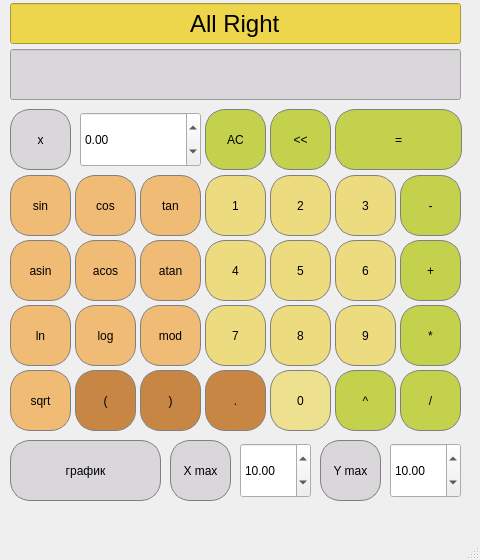
<?xml version="1.0" encoding="UTF-8"?>
<ui version="4.0">
 <class>MainWindow</class>
 <widget class="QMainWindow" name="MainWindow">
  <property name="geometry">
   <rect>
    <x>0</x>
    <y>0</y>
    <width>480</width>
    <height>560</height>
   </rect>
  </property>
  <property name="font">
   <font>
    <kerning>true</kerning>
   </font>
  </property>
  <property name="windowTitle">
   <string>MainWindow</string>
  </property>
  <property name="animated">
   <bool>true</bool>
  </property>
  <widget class="QWidget" name="centralwidget">
   <widget class="QPushButton" name="pushButton_tan">
    <property name="geometry">
     <rect>
      <x>140</x>
      <y>175</y>
      <width>61</width>
      <height>61</height>
     </rect>
    </property>
    <property name="styleSheet">
     <string notr="true">background-color: rgb(240, 187, 116);
	border: 1px solid gray;
	border-radius: 20px;
	font: 16pt &quot;.AppleSystemUIFont&quot;</string>
    </property>
    <property name="text">
     <string>tan</string>
    </property>
   </widget>
   <widget class="QPushButton" name="pushButton_0">
    <property name="geometry">
     <rect>
      <x>270</x>
      <y>370</y>
      <width>61</width>
      <height>61</height>
     </rect>
    </property>
    <property name="styleSheet">
     <string notr="true">	border: 1px solid gray;
	border-radius: 20px;
background:rgb(237, 224, 142);
	font: 16pt &quot;.AppleSystemUIFont&quot;</string>
    </property>
    <property name="text">
     <string>0</string>
    </property>
   </widget>
   <widget class="QPushButton" name="pushButton_3">
    <property name="geometry">
     <rect>
      <x>335</x>
      <y>175</y>
      <width>61</width>
      <height>61</height>
     </rect>
    </property>
    <property name="styleSheet">
     <string notr="true">	border: 1px solid gray;
	border-radius: 20px;
background:rgb(237, 219, 128);
	font: 16pt &quot;.AppleSystemUIFont&quot;</string>
    </property>
    <property name="text">
     <string>3</string>
    </property>
   </widget>
   <widget class="QLabel" name="label">
    <property name="geometry">
     <rect>
      <x>170</x>
      <y>440</y>
      <width>61</width>
      <height>61</height>
     </rect>
    </property>
    <property name="maximumSize">
     <size>
      <width>16777212</width>
      <height>16777215</height>
     </size>
    </property>
    <property name="styleSheet">
     <string notr="true">background-color: rgb(217, 215, 218);
	font: 16pt &quot;.AppleSystemUIFont&quot;;
	border: 1px solid gray;
	border-radius: 20px;

	</string>
    </property>
    <property name="text">
     <string>X max</string>
    </property>
    <property name="alignment">
     <set>Qt::AlignCenter</set>
    </property>
   </widget>
   <widget class="QLabel" name="label_3">
    <property name="geometry">
     <rect>
      <x>320</x>
      <y>440</y>
      <width>61</width>
      <height>61</height>
     </rect>
    </property>
    <property name="maximumSize">
     <size>
      <width>16777212</width>
      <height>16777215</height>
     </size>
    </property>
    <property name="styleSheet">
     <string notr="true">background-color: rgb(217, 215, 218);
	font: 16pt &quot;.AppleSystemUIFont&quot;;
	border: 1px solid gray;
	border-radius: 20px;

	</string>
    </property>
    <property name="text">
     <string>Y max</string>
    </property>
    <property name="alignment">
     <set>Qt::AlignCenter</set>
    </property>
   </widget>
   <widget class="QDoubleSpinBox" name="DSpinBox_Ymax">
    <property name="geometry">
     <rect>
      <x>390</x>
      <y>443</y>
      <width>71</width>
      <height>55</height>
     </rect>
    </property>
    <property name="styleSheet">
     <string notr="true">font: 14pt &quot;.AppleSystemUIFont&quot;</string>
    </property>
    <property name="minimum">
     <double>0.100000000000000</double>
    </property>
    <property name="maximum">
     <double>1000000.000000000000000</double>
    </property>
    <property name="value">
     <double>10.000000000000000</double>
    </property>
   </widget>
   <widget class="QPushButton" name="pushButton_div">
    <property name="geometry">
     <rect>
      <x>400</x>
      <y>370</y>
      <width>61</width>
      <height>61</height>
     </rect>
    </property>
    <property name="styleSheet">
     <string notr="true">	border: 1px solid gray;
	border-radius: 20px;
background-color: rgb(195, 209, 77);
	font: 16pt &quot;.AppleSystemUIFont&quot;</string>
    </property>
    <property name="text">
     <string>/</string>
    </property>
   </widget>
   <widget class="QPushButton" name="pushButton_mod">
    <property name="geometry">
     <rect>
      <x>140</x>
      <y>305</y>
      <width>61</width>
      <height>61</height>
     </rect>
    </property>
    <property name="styleSheet">
     <string notr="true">background-color: rgb(240, 187, 116);
	border: 1px solid gray;
	border-radius: 20px;
	font: 16pt &quot;.AppleSystemUIFont&quot;</string>
    </property>
    <property name="text">
     <string>mod</string>
    </property>
   </widget>
   <widget class="QLineEdit" name="result">
    <property name="geometry">
     <rect>
      <x>10</x>
      <y>49</y>
      <width>451</width>
      <height>51</height>
     </rect>
    </property>
    <property name="font">
     <font>
      <pointsize>18</pointsize>
     </font>
    </property>
    <property name="styleSheet">
     <string notr="true"> qproperty-alignment: 'AlignVCenter | AlignLeft';
 qproperty-wordWrap: true;
background-color: rgb(217, 215, 218);

</string>
    </property>
    <property name="text">
     <string/>
    </property>
    <property name="alignment">
     <set>Qt::AlignRight|Qt::AlignTrailing|Qt::AlignVCenter</set>
    </property>
   </widget>
   <widget class="QPushButton" name="pushButton_del">
    <property name="geometry">
     <rect>
      <x>270</x>
      <y>109</y>
      <width>61</width>
      <height>61</height>
     </rect>
    </property>
    <property name="styleSheet">
     <string notr="true">	border: 1px solid gray;
	border-radius: 20px;
background-color: rgb(195, 209, 77);
	font: 16pt &quot;.AppleSystemUIFont&quot;</string>
    </property>
    <property name="text">
     <string>&lt;&lt;</string>
    </property>
   </widget>
   <widget class="QPushButton" name="pushButton_AC">
    <property name="geometry">
     <rect>
      <x>205</x>
      <y>109</y>
      <width>61</width>
      <height>61</height>
     </rect>
    </property>
    <property name="styleSheet">
     <string notr="true">	border: 1px solid gray;
	border-radius: 20px;
background-color: rgb(195, 209, 77);
	font: 16pt &quot;.AppleSystemUIFont&quot;</string>
    </property>
    <property name="text">
     <string>AC</string>
    </property>
   </widget>
   <widget class="QPushButton" name="pushButton_log">
    <property name="geometry">
     <rect>
      <x>75</x>
      <y>305</y>
      <width>61</width>
      <height>61</height>
     </rect>
    </property>
    <property name="styleSheet">
     <string notr="true">background-color: rgb(240, 187, 116);
	border: 1px solid gray;
	border-radius: 20px;
	font: 16pt &quot;.AppleSystemUIFont&quot;</string>
    </property>
    <property name="text">
     <string>log</string>
    </property>
   </widget>
   <widget class="QPushButton" name="pushButton_ln">
    <property name="geometry">
     <rect>
      <x>10</x>
      <y>305</y>
      <width>61</width>
      <height>61</height>
     </rect>
    </property>
    <property name="styleSheet">
     <string notr="true">background-color: rgb(240, 187, 116);
	border: 1px solid gray;
	border-radius: 20px;
	font: 16pt &quot;.AppleSystemUIFont&quot;</string>
    </property>
    <property name="text">
     <string>ln</string>
    </property>
   </widget>
   <widget class="QPushButton" name="pushButton_plus">
    <property name="geometry">
     <rect>
      <x>400</x>
      <y>240</y>
      <width>61</width>
      <height>61</height>
     </rect>
    </property>
    <property name="styleSheet">
     <string notr="true">	border: 1px solid gray;
	border-radius: 20px;
background-color: rgb(195, 209, 77);
	font: 16pt &quot;.AppleSystemUIFont&quot;</string>
    </property>
    <property name="text">
     <string>+</string>
    </property>
   </widget>
   <widget class="QDoubleSpinBox" name="DSpinBox_X">
    <property name="geometry">
     <rect>
      <x>80</x>
      <y>112</y>
      <width>121</width>
      <height>55</height>
     </rect>
    </property>
    <property name="styleSheet">
     <string notr="true">font: 14pt &quot;.AppleSystemUIFont&quot;
</string>
    </property>
    <property name="minimum">
     <double>-1000000.000000000000000</double>
    </property>
    <property name="maximum">
     <double>1000000.000000000000000</double>
    </property>
   </widget>
   <widget class="QPushButton" name="pushButton_7">
    <property name="geometry">
     <rect>
      <x>205</x>
      <y>305</y>
      <width>61</width>
      <height>61</height>
     </rect>
    </property>
    <property name="styleSheet">
     <string notr="true">	border: 1px solid gray;
	border-radius: 20px;
background:rgb(237, 219, 128);
	font: 16pt &quot;.AppleSystemUIFont&quot;</string>
    </property>
    <property name="text">
     <string>7</string>
    </property>
   </widget>
   <widget class="QPushButton" name="pushButton_RBracket">
    <property name="geometry">
     <rect>
      <x>140</x>
      <y>370</y>
      <width>61</width>
      <height>61</height>
     </rect>
    </property>
    <property name="styleSheet">
     <string notr="true">background-color: rgb(199, 134, 67);
	border: 1px solid gray;
	border-radius: 20px;
	font: 16pt &quot;.AppleSystemUIFont&quot;</string>
    </property>
    <property name="text">
     <string>)</string>
    </property>
   </widget>
   <widget class="QPushButton" name="pushButton_pow">
    <property name="geometry">
     <rect>
      <x>335</x>
      <y>370</y>
      <width>61</width>
      <height>61</height>
     </rect>
    </property>
    <property name="styleSheet">
     <string notr="true">	border: 1px solid gray;
	border-radius: 20px;
background-color: rgb(195, 209, 77);
	font: 16pt &quot;.AppleSystemUIFont&quot;</string>
    </property>
    <property name="text">
     <string>^</string>
    </property>
   </widget>
   <widget class="QPushButton" name="pushButton_acos">
    <property name="geometry">
     <rect>
      <x>75</x>
      <y>240</y>
      <width>61</width>
      <height>61</height>
     </rect>
    </property>
    <property name="styleSheet">
     <string notr="true">background-color: rgb(240, 187, 116);
	border: 1px solid gray;
	border-radius: 20px;
	font: 16pt &quot;.AppleSystemUIFont&quot;</string>
    </property>
    <property name="text">
     <string>acos</string>
    </property>
   </widget>
   <widget class="QPushButton" name="pushButton_sin">
    <property name="geometry">
     <rect>
      <x>10</x>
      <y>175</y>
      <width>61</width>
      <height>61</height>
     </rect>
    </property>
    <property name="styleSheet">
     <string notr="true">background-color: rgb(240, 187, 116);
	border: 1px solid gray;
	border-radius: 20px;
	font: 16pt &quot;.AppleSystemUIFont&quot;</string>
    </property>
    <property name="text">
     <string>sin</string>
    </property>
   </widget>
   <widget class="QPushButton" name="pushButton_mult">
    <property name="geometry">
     <rect>
      <x>400</x>
      <y>305</y>
      <width>61</width>
      <height>61</height>
     </rect>
    </property>
    <property name="styleSheet">
     <string notr="true">	border: 1px solid gray;
	border-radius: 20px;
background-color: rgb(195, 209, 77);
	font: 16pt &quot;.AppleSystemUIFont&quot;</string>
    </property>
    <property name="text">
     <string>*</string>
    </property>
   </widget>
   <widget class="QPushButton" name="pushButton_1">
    <property name="geometry">
     <rect>
      <x>205</x>
      <y>175</y>
      <width>61</width>
      <height>61</height>
     </rect>
    </property>
    <property name="styleSheet">
     <string notr="true">	border: 1px solid gray;
	border-radius: 20px;
background:rgb(237, 219, 128);
	font: 16pt &quot;.AppleSystemUIFont&quot;</string>
    </property>
    <property name="text">
     <string>1</string>
    </property>
   </widget>
   <widget class="QPushButton" name="pushButton_X">
    <property name="geometry">
     <rect>
      <x>10</x>
      <y>109</y>
      <width>61</width>
      <height>61</height>
     </rect>
    </property>
    <property name="styleSheet">
     <string notr="true">	border: 1px solid gray;
font: 16pt &quot;.AppleSystemUIFont&quot;;
	border-radius: 20px;
background-color:  rgb(217, 215, 218);</string>
    </property>
    <property name="text">
     <string>x</string>
    </property>
   </widget>
   <widget class="QPushButton" name="pushButton_sqrt">
    <property name="geometry">
     <rect>
      <x>10</x>
      <y>370</y>
      <width>61</width>
      <height>61</height>
     </rect>
    </property>
    <property name="styleSheet">
     <string notr="true">background-color: rgb(240, 187, 116);
	border: 1px solid gray;
	border-radius: 20px;
	font: 16pt &quot;.AppleSystemUIFont&quot;</string>
    </property>
    <property name="text">
     <string>sqrt</string>
    </property>
   </widget>
   <widget class="QLineEdit" name="error">
    <property name="geometry">
     <rect>
      <x>10</x>
      <y>3</y>
      <width>451</width>
      <height>41</height>
     </rect>
    </property>
    <property name="font">
     <font>
      <pointsize>18</pointsize>
     </font>
    </property>
    <property name="styleSheet">
     <string notr="true">background:rgb(237, 214, 76);
</string>
    </property>
    <property name="text">
     <string>All Right</string>
    </property>
    <property name="alignment">
     <set>Qt::AlignCenter</set>
    </property>
   </widget>
   <widget class="QPushButton" name="pushButton_min">
    <property name="geometry">
     <rect>
      <x>400</x>
      <y>175</y>
      <width>61</width>
      <height>61</height>
     </rect>
    </property>
    <property name="styleSheet">
     <string notr="true">	border: 1px solid gray;
	border-radius: 20px;
background-color: rgb(195, 209, 77);
	font: 16pt &quot;.AppleSystemUIFont&quot;
</string>
    </property>
    <property name="text">
     <string>-</string>
    </property>
   </widget>
   <widget class="QPushButton" name="pushButton_equal">
    <property name="geometry">
     <rect>
      <x>335</x>
      <y>109</y>
      <width>127</width>
      <height>61</height>
     </rect>
    </property>
    <property name="styleSheet">
     <string notr="true">	border: 1px solid gray;
	border-radius: 20px;
background-color: rgb(195, 209, 77);
	font: 16pt &quot;.AppleSystemUIFont&quot;</string>
    </property>
    <property name="text">
     <string>=</string>
    </property>
   </widget>
   <widget class="QPushButton" name="pushButton_cos">
    <property name="geometry">
     <rect>
      <x>75</x>
      <y>175</y>
      <width>61</width>
      <height>61</height>
     </rect>
    </property>
    <property name="styleSheet">
     <string notr="true">background-color: rgb(240, 187, 116);
	border: 1px solid gray;
	border-radius: 20px;
	font: 16pt &quot;.AppleSystemUIFont&quot;</string>
    </property>
    <property name="text">
     <string>cos</string>
    </property>
   </widget>
   <widget class="QPushButton" name="pushButton_2">
    <property name="geometry">
     <rect>
      <x>270</x>
      <y>175</y>
      <width>61</width>
      <height>61</height>
     </rect>
    </property>
    <property name="styleSheet">
     <string notr="true">	border: 1px solid gray;
	border-radius: 20px;
background:rgb(237, 219, 128);
	font: 16pt &quot;.AppleSystemUIFont&quot;</string>
    </property>
    <property name="text">
     <string>2</string>
    </property>
   </widget>
   <widget class="QPushButton" name="pushButton_4">
    <property name="geometry">
     <rect>
      <x>205</x>
      <y>240</y>
      <width>61</width>
      <height>61</height>
     </rect>
    </property>
    <property name="styleSheet">
     <string notr="true">	border: 1px solid gray;
	border-radius: 20px;
background:rgb(237, 219, 128);
	font: 16pt &quot;.AppleSystemUIFont&quot;</string>
    </property>
    <property name="text">
     <string>4</string>
    </property>
   </widget>
   <widget class="QPushButton" name="pushButton_9">
    <property name="geometry">
     <rect>
      <x>335</x>
      <y>305</y>
      <width>61</width>
      <height>61</height>
     </rect>
    </property>
    <property name="styleSheet">
     <string notr="true">	border: 1px solid gray;
	border-radius: 20px;
background:rgb(237, 219, 128);
	font: 16pt &quot;.AppleSystemUIFont&quot;</string>
    </property>
    <property name="text">
     <string>9</string>
    </property>
   </widget>
   <widget class="QPushButton" name="pushButton_6">
    <property name="geometry">
     <rect>
      <x>335</x>
      <y>240</y>
      <width>61</width>
      <height>61</height>
     </rect>
    </property>
    <property name="styleSheet">
     <string notr="true">	border: 1px solid gray;
	border-radius: 20px;
background:rgb(237, 219, 128);
	font: 16pt &quot;.AppleSystemUIFont&quot;</string>
    </property>
    <property name="text">
     <string>6</string>
    </property>
   </widget>
   <widget class="QPushButton" name="pushButton_LBracket">
    <property name="geometry">
     <rect>
      <x>75</x>
      <y>370</y>
      <width>61</width>
      <height>61</height>
     </rect>
    </property>
    <property name="styleSheet">
     <string notr="true">background-color: rgb(199, 134, 67);
	border: 1px solid gray;
	border-radius: 20px;
	font: 16pt &quot;.AppleSystemUIFont&quot;</string>
    </property>
    <property name="text">
     <string>(</string>
    </property>
   </widget>
   <widget class="QPushButton" name="pushButton_atan">
    <property name="geometry">
     <rect>
      <x>140</x>
      <y>240</y>
      <width>61</width>
      <height>61</height>
     </rect>
    </property>
    <property name="styleSheet">
     <string notr="true">background-color: rgb(240, 187, 116);
	border: 1px solid gray;
	border-radius: 20px;
	font: 16pt &quot;.AppleSystemUIFont&quot;</string>
    </property>
    <property name="text">
     <string>atan</string>
    </property>
   </widget>
   <widget class="QPushButton" name="pushButton_graph">
    <property name="geometry">
     <rect>
      <x>10</x>
      <y>440</y>
      <width>151</width>
      <height>61</height>
     </rect>
    </property>
    <property name="styleSheet">
     <string notr="true">font: 18pt &quot;.AppleSystemUIFont&quot;;
background-color: rgb(217, 215, 218);
	border: 1px solid gray;
	border-radius: 20px;</string>
    </property>
    <property name="text">
     <string>график</string>
    </property>
   </widget>
   <widget class="QPushButton" name="pushButton_point">
    <property name="geometry">
     <rect>
      <x>205</x>
      <y>370</y>
      <width>61</width>
      <height>61</height>
     </rect>
    </property>
    <property name="styleSheet">
     <string notr="true">	border: 1px solid gray;
background-color: rgb(199, 134, 67);
	border-radius: 20px;
	font: 16pt &quot;.AppleSystemUIFont&quot;</string>
    </property>
    <property name="text">
     <string>.</string>
    </property>
   </widget>
   <widget class="QPushButton" name="pushButton_8">
    <property name="geometry">
     <rect>
      <x>270</x>
      <y>305</y>
      <width>61</width>
      <height>61</height>
     </rect>
    </property>
    <property name="styleSheet">
     <string notr="true">	border: 1px solid gray;
	border-radius: 20px;
background:rgb(237, 219, 128);
	font: 16pt &quot;.AppleSystemUIFont&quot;</string>
    </property>
    <property name="text">
     <string>8</string>
    </property>
   </widget>
   <widget class="QPushButton" name="pushButton_5">
    <property name="geometry">
     <rect>
      <x>270</x>
      <y>240</y>
      <width>61</width>
      <height>61</height>
     </rect>
    </property>
    <property name="styleSheet">
     <string notr="true">	border: 1px solid gray;
	border-radius: 20px;
background:rgb(237, 219, 128);
	font: 16pt &quot;.AppleSystemUIFont&quot;</string>
    </property>
    <property name="text">
     <string>5</string>
    </property>
   </widget>
   <widget class="QPushButton" name="pushButton_asin">
    <property name="geometry">
     <rect>
      <x>10</x>
      <y>240</y>
      <width>61</width>
      <height>61</height>
     </rect>
    </property>
    <property name="styleSheet">
     <string notr="true">background-color: rgb(240, 187, 116);
	border: 1px solid gray;
	border-radius: 20px;
	font: 16pt &quot;.AppleSystemUIFont&quot;</string>
    </property>
    <property name="text">
     <string>asin</string>
    </property>
   </widget>
   <widget class="QDoubleSpinBox" name="DSpinBox_Xmax">
    <property name="geometry">
     <rect>
      <x>240</x>
      <y>443</y>
      <width>71</width>
      <height>55</height>
     </rect>
    </property>
    <property name="styleSheet">
     <string notr="true">font: 14pt &quot;.AppleSystemUIFont&quot;</string>
    </property>
    <property name="minimum">
     <double>0.100000000000000</double>
    </property>
    <property name="maximum">
     <double>1000000.000000000000000</double>
    </property>
    <property name="value">
     <double>10.000000000000000</double>
    </property>
   </widget>
  </widget>
  <widget class="QMenuBar" name="menubar">
   <property name="geometry">
    <rect>
     <x>0</x>
     <y>0</y>
     <width>480</width>
     <height>24</height>
    </rect>
   </property>
  </widget>
  <widget class="QStatusBar" name="statusbar"/>
 </widget>
 <resources/>
 <connections/>
</ui>
